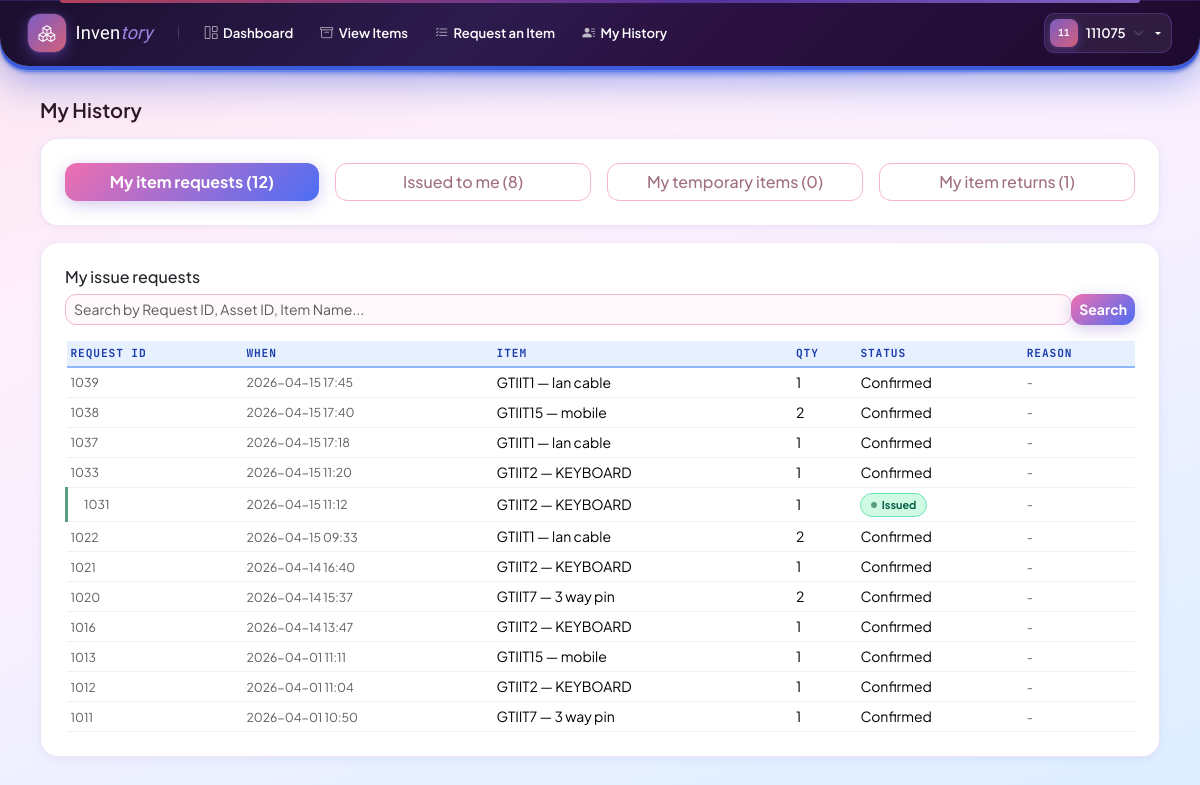
The app's page /my-history/ (signed in), older data.
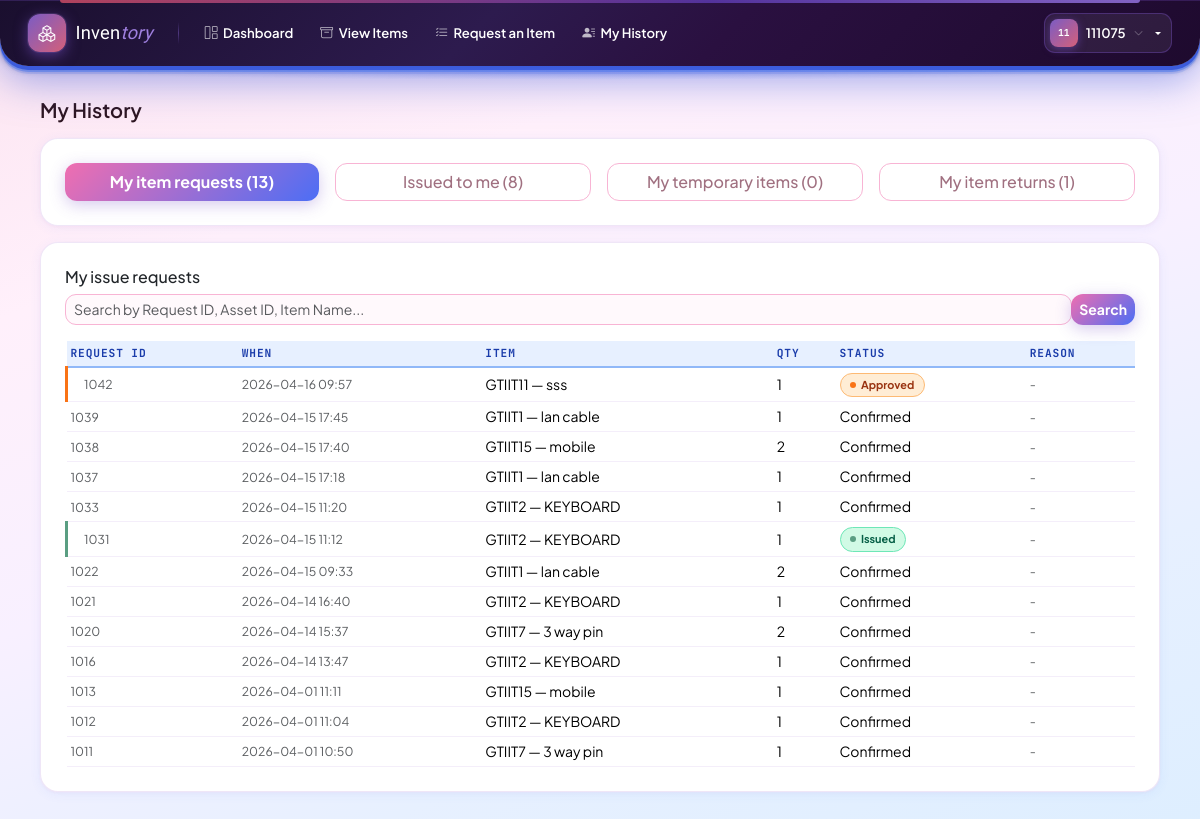
The same page, newer data.
### inventory/models.py (models this page shows, shortened)
class IssueRequest(models.Model):
    STATUS_PENDING = 'pending'
    STATUS_APPROVED = 'approved'
    STATUS_REJECTED = 'rejected'
    STATUS_ISSUED = 'issued'
    STATUS_CONFIRMED = 'confirmed'
    STATUS_CHOICES = [
        (STATUS_PENDING, 'Pending'),
        (STATUS_APPROVED, 'Approved'),
        (STATUS_REJECTED, 'Rejected'),
        (STATUS_ISSUED, 'Issued'),
        (STATUS_CONFIRMED, 'Confirmed'),
    ]
    request_id = models.PositiveIntegerField(unique=True, null=True, blank=True, db_index=True)
    product = models.ForeignKey(Product, on_delete=models.CASCADE, related_name='issue_requests')
    requested_by = models.ForeignKey(User, on_delete=models.CASCADE, related_name='issue_requests_made', null=True, blank=True)
    requested_by_username = models.CharField(max_length=100, blank=True, default='')
    requested_by_full_name = models.CharField(max_length=200, blank=True, default='')
    requested_by_mobile = models.CharField(max_length=30, blank=True, default='')
    requested_by_department = models.CharField(
        max_length=20,
        choices=DEPARTMENT_CHOICES,
        blank=True,
        null=True,
        help_text='Department of the user who made this request'
    )
    requested_by_section = models.CharField(
        max_length=50,
        choices=ADMIN_SECTION_CHOICES,
        blank=True,
        null=True,
        help_text='Section of the user who made this request'
    )
    quantity = models.PositiveIntegerField(default=1)
    request_reason = models.TextField(blank=True, default='')
    attachment = models.FileField(upload_to='issue_request_files/', null=True, blank=True)
    application_form = models.ForeignKey(
        'PeripheralApplication',
        on_delete=models.SET_NULL,
        null=True,
        blank=True,
        related_name='issue_requests',
        help_text='Printed brochure/application form linked to this request'
    )
    approved_quantity = models.PositiveIntegerField(null=True, blank=True)
    needs_confirmation = models.BooleanField(default=False, help_text='Whether the user needs to confirm receipt of the item')
    status = models.CharField(max_length=20, choices=STATUS_CHOICES, default=STATUS_PENDING, db_index=True)
    approved_by = models.ForeignKey(User, on_delete=models.SET_NULL, null=True, blank=True, related_name='issue_requests_approved')
    approved_at = models.DateTimeField(null=True, blank=True)
    approved_by_section = models.CharField(
        max_length=50,
        choices=ADMIN_SECTION_CHOICES,
        blank=True,
        null=True,
        help_text='Admin section that approved this request'
    )
    approved_by_department = models.CharField(
        max_length=20,
        choices=DEPARTMENT_CHOICES,
        blank=True,
        null=True,
        help_text='Admin department that approved this request'
    )
    rejected_by = models.ForeignKey(User, on_delete=models.SET_NULL, null=True, blank=True, related_name='issue_requests_rejected')
    rejected_at = models.DateTimeField(null=True, blank=True)
    rejected_by_section = models.CharField(
        max_length=50,
        choices=ADMIN_SECTION_CHOICES,
        blank=True,
        null=True,
        help_text='Admin section that rejected this request'
    )
    rejected_by_department = models.CharField(
        max_length=20,
        choices=DEPARTMENT_CHOICES,
        blank=True,
        null=True,
        help_text='Admin department that rejected this request'
    )
    rejection_reason = models.TextField(blank=True, default='')
    approval_note = models.TextField(blank=True, default='')
    issued_by = models.ForeignKey(User, on_delete=models.SET_NULL, null=True, blank=True, related_name='issue_requests_issued')
    issued_at = models.DateTimeField(null=True, blank=True)
    issued_by_section = models.CharField(
        max_length=50,
        choices=ADMIN_SECTION_CHOICES,
        blank=True,
        null=True,
        help_text='Admin section that issued this item'
    )
    issued_by_department = models.CharField(
        max_length=20,
        choices=DEPARTMENT_CHOICES,
        blank=True,
        null=True,
        help_text='Admin department that issued this item'
    )
    confirmed_by = models.ForeignKey(User, on_delete=models.SET_NULL, null=True, blank=True, related_name='issue_requests_confirmed')
    confirmed_at = models.DateTimeField(null=True, blank=True)
    confirmed_by_department = models.CharField(
        max_length=20,
        choices=DEPARTMENT_CHOICES,
        blank=True,
        null=True,
        help_text='Department of user who confirmed receipt'
    )
    confirmed_by_section = models.CharField(
        max_length=50,
        choices=ADMIN_SECTION_CHOICES,
        blank=True,
        null=True,
        help_text='Section of user who confirmed receipt'
    )
    created_at = models.DateTimeField(auto_now_add=True)
    updated_at = models.DateTimeField(auto_now=True)
    class Meta:
        ordering = ['-created_at']

class Product(models.Model):
    category = models.CharField(max_length=20, choices=CATEGORY_CHOICES, db_index=True)
    asset_id = models.CharField(max_length=100, blank=True)
    item_code = models.CharField(max_length=100, blank=True, default='')
    item_name = models.CharField(max_length=200)
    cabin_name = models.CharField(max_length=100, blank=True, default='')
    row_number = models.PositiveIntegerField(null=True, blank=True)
    column_number = models.PositiveIntegerField(null=True, blank=True)
    measurement_unit = models.CharField(max_length=20, choices=MEASUREMENT_UNIT_CHOICES, blank=True, default='')
    measurement_value = models.CharField(max_length=200, blank=True, default='')
    location = models.CharField(max_length=200, blank=True, default='')
    quantity_available = models.PositiveIntegerField(default=0)
    requested_count = models.PositiveIntegerField(default=0)
    price = models.DecimalField(max_digits=12, decimal_places=2, null=True, blank=True)
    rack = models.ForeignKey(Rack, on_delete=models.SET_NULL, null=True, blank=True, related_name='products')
    created_at = models.DateTimeField(auto_now_add=True)
    updated_at = models.DateTimeField(auto_now=True)
    class Meta:
        unique_together = [('category', 'asset_id')]
        ordering = ['category', 'asset_id']

### inventory/views.py (the view)
# urls.py: path('my-history/', views.my_history, name='my_history'),
@login_required
def my_history(request):
    search_requests = request.GET.get('search_requests', '').strip()
    search_issued = request.GET.get('search_issued', '').strip()
    my_requests = IssueRequest.objects.filter(
        requested_by_username=request.user.username
    ).select_related('product').order_by('-created_at')[:200]
    from .models import IssueHistory, TemporaryItemHistory, ReturnedItem
    my_issued = IssueHistory.objects.filter(
        receiver=request.user
    ).select_related('product', 'issued_by', 'approved_by').order_by('-issued_at')[:200]
    my_temp_items = TemporaryItemHistory.objects.filter(
        username=request.user.username
    ).select_related('product', 'issued_to', 'issued_by', 'taken_by').order_by('-issued_at')[:200]
    my_returns = ReturnedItem.objects.filter(
        username=request.user.username
    ).select_related('product', 'returned_by', 'taken_by').order_by('-returned_at')[:200]
    if search_requests:
        my_requests = my_requests.filter(
            Q(request_id__icontains=search_requests) |
            Q(product__asset_id__icontains=search_requests) |
            Q(product__item_name__icontains=search_requests)
        )
    if search_issued:
        my_issued = my_issued.filter(
            Q(product__asset_id__icontains=search_issued) |
            Q(product__item_name__icontains=search_issued)
        )
    return render(request, 'inventory/my_history.html', {
        'my_requests': my_requests,
        'my_issued': my_issued,
        'my_temp_items': my_temp_items,
        'my_returns': my_returns,
        'search_requests': search_requests,
        'search_issued': search_issued,
    })

### inventory/context_processors.py (called while the page is built, shortened)
def stage_permissions(request):
    if request.user.is_authenticated:
        choices = dict(CATEGORY_CHOICES)
        allowed = request.user.allowed_categories()
        return {
            'user_can_edit': request.user.can_edit(),
            'user_can_request_issue': request.user.can_request_issue(),
            'user_can_approve_issue_requests': request.user.can_approve_issue_requests(),
            'user_can_issue_items': request.user.can_issue_items(),
            'user_can_manage_users': request.user.can_manage_users(),
            'user_is_stage1': request.user.is_stage1(),
            'user_allowed_categories': allowed,
            'category_display': choices,
            'navbar_categories': [{'slug': c, 'name': choices.get(c, c)} for c in allowed],
        }

### inventory/models.py (called while the page is built)
    def is_stage1(self):
        return self.is_superuser or self.stage == 1

    def is_stage2(self):
        return self.stage == 2

    def can_edit(self):
        return self.is_stage1() or self.is_stage2()

    def can_approve_issue_requests(self):
        return self.is_stage1() or self.is_stage2()

    def can_request_issue(self):
        return True  # all stages allowed

### inventory/templates/inventory/my_history.html (shortened to what the changed rows need)
{% extends 'inventory/base.html' %}
{% block content %}
<div class="container-fluid">
    <div class="card mb-3">
        <div class="card-body">
            <div style="display:flex;gap:1rem;justify-content:center;">
                <button class="btn btn-primary" id="btn_my_requests" onclick="showHistorySection('my_requests')" style="flex:1;">
                    My item requests ({{ my_requests|length }})
                </button>
                <button class="btn btn-outline-secondary" id="btn_issued" onclick="showHistorySection('issued')" style="flex:1;">
                    Issued to me ({{ my_issued|length }})
                </button>
                <button class="btn btn-outline-secondary" id="btn_temporary" onclick="showHistorySection('temporary')" style="flex:1;">
                    My temporary items ({{ my_temp_items|length }})
                </button>
                <button class="btn btn-outline-secondary" id="btn_returns" onclick="showHistorySection('returns')" style="flex:1;">
                    My item returns ({{ my_returns|length }})
                </button>
            </div>
        </div>
    </div>
    <div class="card mb-3" id="section_my_requests">
        <div class="card-body">
            <div class="table-responsive">
                <table class="table table-sm align-middle mb-0">
                    <thead>
                        <tr>
                            <th>Request ID</th>
                            <th>When</th>
                            <th>Item</th>
                            <th>Qty</th>
                            <th>Status</th>
                            <th>Reason</th>
                        </tr>
                    </thead>
                    <tbody>
                        {% for ir in my_requests %}
                        <tr class="
                            {% if ir.status == 'pending' %}row-pending
                            {% elif ir.status == 'approved' %}row-approved
                            {% elif ir.status == 'issued' %}row-issued
                            {% elif ir.status == 'rejected' %}row-rejected
                            {% endif %}
                        ">
                            <td class="text-muted small">{{ ir.request_id|default:"-" }}</td>
                            <td class="text-muted small">{{ ir.created_at|date:"Y-m-d H:i" }}</td>
                            <td>{{ ir.product.asset_id }} — {{ ir.product.item_name }}</td>
                            <td>{{ ir.quantity }}</td>
                            <td>
                                {% if ir.status == 'pending' %}
                                    <span class="sb sb-pending"><span class="dot"></span> Pending</span>
                                {% elif ir.status == 'approved' %}
                                    <span class="sb sb-approved"><span class="dot"></span> Approved</span>
                                {% elif ir.status == 'issued' %}
                                    <span class="sb sb-issued"><span class="dot"></span> Issued</span>
                                {% elif ir.status == 'rejected' %}
                                    <span class="sb sb-rejected"><span class="dot"></span> Rejected</span>
                                {% else %}
                                    {{ ir.get_status_display }}
                                {% endif %}
                            </td>
                            <td class="text-muted small">{{ ir.rejection_reason|default:"-" }}</td>
                        </tr>
                        {% empty %}
                        <tr><td colspan="6" class="text-muted">No requests.</td></tr>
                        {% endfor %}
                    </tbody>
                </table>
            </div>
        </div>
    </div>
</div>
{% endblock %}

Row changes from the older to the newer data that the page shows:
added IssueRequest: request_id "1042", created_at "2026-04-16 09:57", product.asset_id "GTIIT11", product.item_name "sss", quantity "1", status "approved" (drawn), rejection_reason "-"
Text that changed along with them:
{{ my_requests|length }}: "12" → "13"
